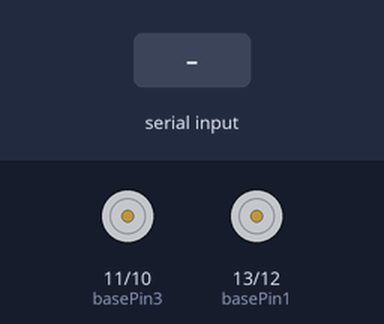
Recording of a sketch running on a simulated Arduino Uno, built with avr-gcc and run on an emulated ATmega328P. On the bench: motor-driver pin pairs drawn as motors (green arrow = first pin HIGH = forward, orange = second pin HIGH = backward, longer = more drive). The test bench sets the inputs (shaded band).

Above: at 1.2 s.
1.3 s: "W" received over Serial
At 2.3 s:
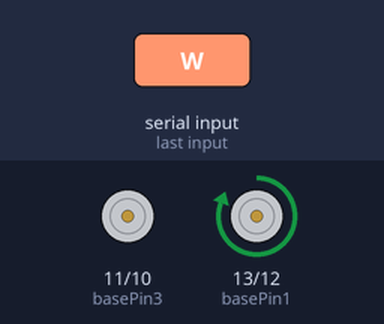
2.8 s: "A" received over Serial
At 3.5 s:
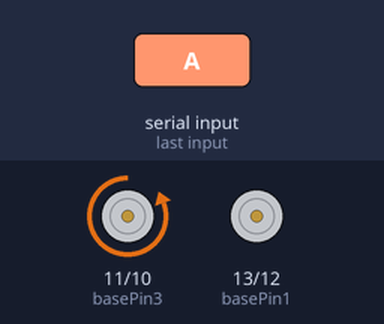
4.3 s: "S" received over Serial
At 4.7 s:
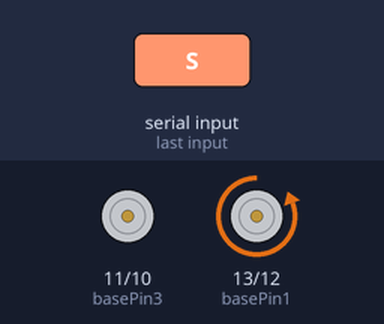
5.8 s: "D" received over Serial
At 7.2 s:
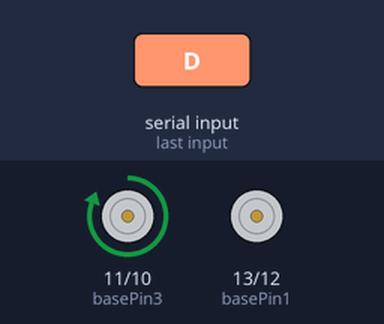
Timing chart, 0 to 8.3 s (numbered marks = the images above; inputs shaded):
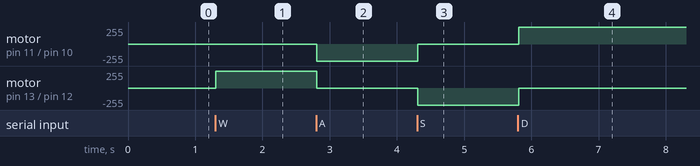

The sketch:

RC_test.ino
```cpp
int basePin1 = 13;
int basePin2 = 12;
int basePin3 = 11;
int basePin4 = 10;
int delay_time = 10;

int serial_flag=0;

void setup()
{
  pinMode(basePin1, OUTPUT);
  pinMode(basePin2, OUTPUT);
  pinMode(basePin3, OUTPUT);
  pinMode(basePin4, OUTPUT);
  Serial.begin(9600);
}

void forward()
{
  digitalWrite(basePin1, HIGH);
  digitalWrite(basePin2, LOW);
  digitalWrite(basePin3, LOW);
  digitalWrite(basePin4, LOW);
}

void back()
{
  digitalWrite(basePin1, LOW);
  digitalWrite(basePin2, HIGH);
  digitalWrite(basePin3, LOW);
  digitalWrite(basePin4, LOW);
}

void right()
{
  digitalWrite(basePin1, LOW);
  digitalWrite(basePin2, LOW);
  digitalWrite(basePin3, HIGH);
  digitalWrite(basePin4, LOW);
}

void left()
{
  digitalWrite(basePin1, LOW);
  digitalWrite(basePin2, LOW);
  digitalWrite(basePin3, LOW);
  digitalWrite(basePin4, HIGH);
}

void halt()
{
  digitalWrite(basePin1, HIGH);
  digitalWrite(basePin2, LOW);
  digitalWrite(basePin3, HIGH);
  digitalWrite(basePin4, LOW);
}

void loop()
{
  //Serial.print('H');
  delay(10);
}

void serialEvent()
{
  while(Serial.available())
  {
    char inChar = (char)Serial.read();
    if(inChar == 'W') forward();
    if(inChar == 'A') left();
    if(inChar == 'S') back();
    if(inChar == 'D') right();
    //Serial.print(inChar);
  }
}
```

avrCode.c
```cpp
/*
	This will eventually grow into a program that allows me to control an
	avr mcu using a hacked radio controleld car's radio interface. Now I'm
	just testing if the basic avr-gcc toolchain works on Ubuntu.
*/

/*
	Connections to be made: This section will make a record of the physical
	connections necessary for the code to work. This includes the pin
	connections of the RC module, the motor drivers and the ADC.

	MOTOR:
	Left motor Black Wire goes to  -
	Left motor Red Wire goes to    -
	Right motor Black wire goes to -
	Right motor Red Wire goes to   -

	MOTOR DRIVER (H-BRIDGE):
	INPA1 goes to    -
	INPA2 goes to    -
	INPB1 goes to    -
	INPB2 goes to    -
	ENABLE A goes to -
	ENABLE B goes to -

	ADC:
	Right metal strip is connected to -
	Left metal strip is connected to  -

	ARM:
	Motor Black Wire is connected to -
	Motor Red Wire is connected to   -


	Radio Receiver:
	*Wires should go to some port pins.

*/

#define F_CPU 1000000

#include <avr/io.h>
#include <util/delay.h>

void delay_ms(int amount)
{
	while(amount--) _delay_ms(1);
}

void forward()
{

}

void backwards()
{

}

void right()
{

}

void left()
{

}

void stop()
{

}

int main()
{
	DDRB |= 0b00000001;
	PORTB = 0x00;

	while(1)
	{
		PORTB |= (1<<PB0);
		delay_ms(50);
		PORTB &= ~(1<<PB0);
		delay_ms(50);
	}
}
```

Measured:
- after the input at 1.3 s, motor on pin 13 (basePin1) / pin 12 (basePin2): stopped → forward 255/255 at once
- after the input at 2.8 s, motor on pin 11 (basePin3) / pin 10 (basePin4): stopped → backward 255/255 at once; motor on pin 13 (basePin1) / pin 12 (basePin2): forward 255/255 → stopped at once
- after the input at 4.3 s, motor on pin 11 (basePin3) / pin 10 (basePin4): backward 255/255 → stopped at once; motor on pin 13 (basePin1) / pin 12 (basePin2): stopped → backward 255/255 at once
- after the input at 5.8 s, motor on pin 11 (basePin3) / pin 10 (basePin4): stopped → forward 255/255 at once; motor on pin 13 (basePin1) / pin 12 (basePin2): backward 255/255 → stopped at once
